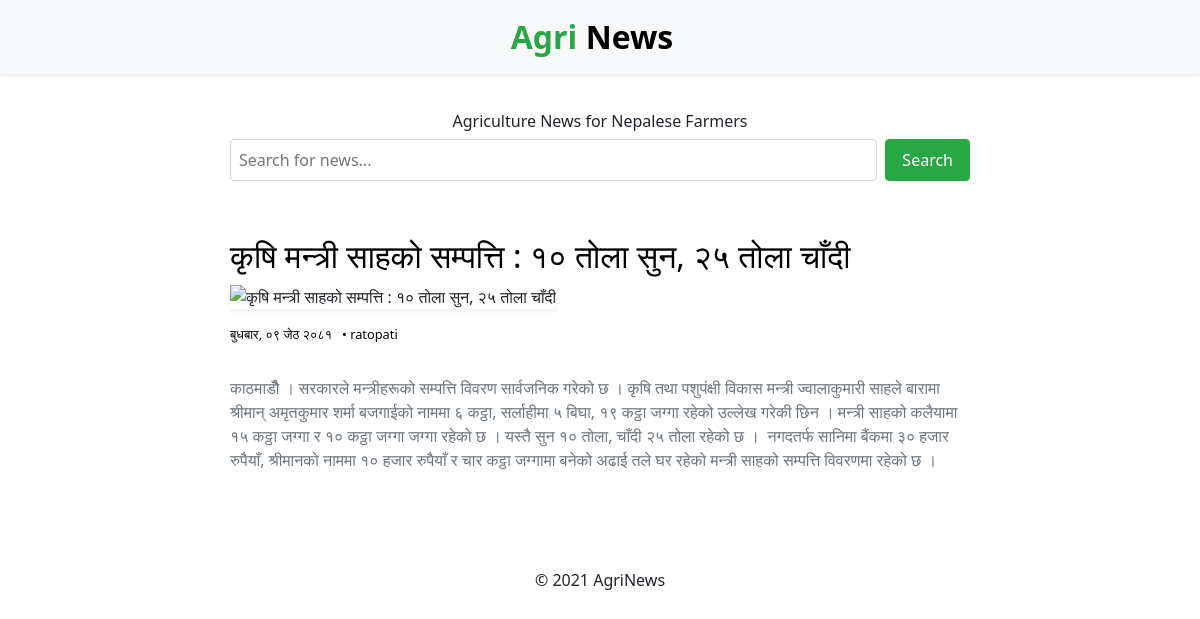
/articles/1, run on the app's committed database.
### scrapper.py (models this page shows, shortened)
class Article(db.Model):
    __tablename__ = 'articles'
    id = Column(Integer, primary_key=True)
    headline = Column(String(500), unique=True)
    description = Column(Text)
    image_url = Column(Text)
    article_url = Column(Text)
    date = Column(String(100))
    source = Column(String(50))
    content = Column(Text)

### app.py (the view)
@app.route("/articles/<int:id>")
def show(id):
  article = find_by_id(id)
  return render_template('show.html', article = article)

### scrapper.py (called while the page is built)
def find_by_id(id):
    article = Article.query.filter_by(id=id).first()
    if article:
        d = dict()
        d['id'] = article.id
        d['source'] = article.source
        d['image_url'] = article.image_url
        d['article_url'] = article.article_url
        d['headline'] = article.headline
        d['description'] = article.description
        d['date'] = article.date
        d['content'] = article.content
        return d
    return None

### templates/show.html (shortened to what this page needs)
{% extends 'base.html' %}
{% block main %}
    <div class='article'>
        <h1><a href="/articles/{{article['id']}}">{{ article['headline'] }}</a></h1>
        <img class="image" src="{{ article['image_url'] }}" alt="{{ article['headline'] }}" />
        <div class='article-meta'>
            <p class="date">{{ article['date'] }}</p>
            <a class="source" href="{{article['article_url']}}"> • {{ article['source'] }}</a>
        </div>
        <div class='content'>
            <p>{{ article['content'] }}</p>
        </div>
    </div>
{% endblock %}

### templates/base.html (shortened to what this page needs)
<!DOCTYPE html>
<html>
<head>
  <link rel="stylesheet"  type="text/css" href="../static/style.css">
  <link href="https://cdn.jsdelivr.net/npm/bootstrap@5.3.3/dist/css/bootstrap.min.css" rel="stylesheet">
</head>
<body>
    <nav class="navbar navbar-expand-lg bg-body-tertiary">
        <div class="container-fluid">
          <a class="navbar-brand" href="/">
            <span class='green'>Agri</span>
            News
          </a>
        </div>
    </nav>
    <div class='container main-content'>
        <div class='motto-search'>
            <h1>Agriculture News for Nepalese Farmers</h1>
            <form action="/" method="get">
              <input type="text" name="query" placeholder="Search for news...">
              <button type="submit">Search</button>
        </div>
        {% block main %}{% endblock %}
    </div>
    <footer>
        <p>© 2021 AgriNews</p>
    </footer>
</body>
</html>

### static/style.css (style rules this page uses)
footer { text-align: center; padding: 4rem 10px 2rem; }

### data on the page
Article: headline "कृषि मन्त्री साहको सम्पत्ति : १० तोला सुन, २५ तोला चाँदी", date "बुधबार, ०९ जेठ २०८१", source "ratopati", content "काठमाडौँ । सरकारले मन्त्रीहरूको सम्पत्ति विवरण सार्वजनिक गरेको छ । कृषि तथा पशुपंक्षी विकास मन्त्री ज्वालाकुमारी साहले बारामा श्रीमान् अमृतकुमार शर्मा बजगाईको नाममा ६ कट्ठा, सर्लाहीमा ५ बिघा, १९ कट्ठा जग्गा रहेको उल्लेख गरेकी छिन । मन्त्री साहको कलैयामा १५ कट्ठा जग्गा र १० कट्ठा जग्गा जग्गा रहेको छ । यस्तै सुन १० तोला, चाँदी २५ तोला रहेको छ । नगदतर्फ सानिमा बैंकमा ३० हजार रुपैयाँ, श्रीमानको नाममा १० हजार रुपैयाँ र चार कट्ठा जग्गामा बनेको अढाई तले घर रहेको मन्त्री साहको सम्पत्ति विवरणमा रहेको छ ।"
